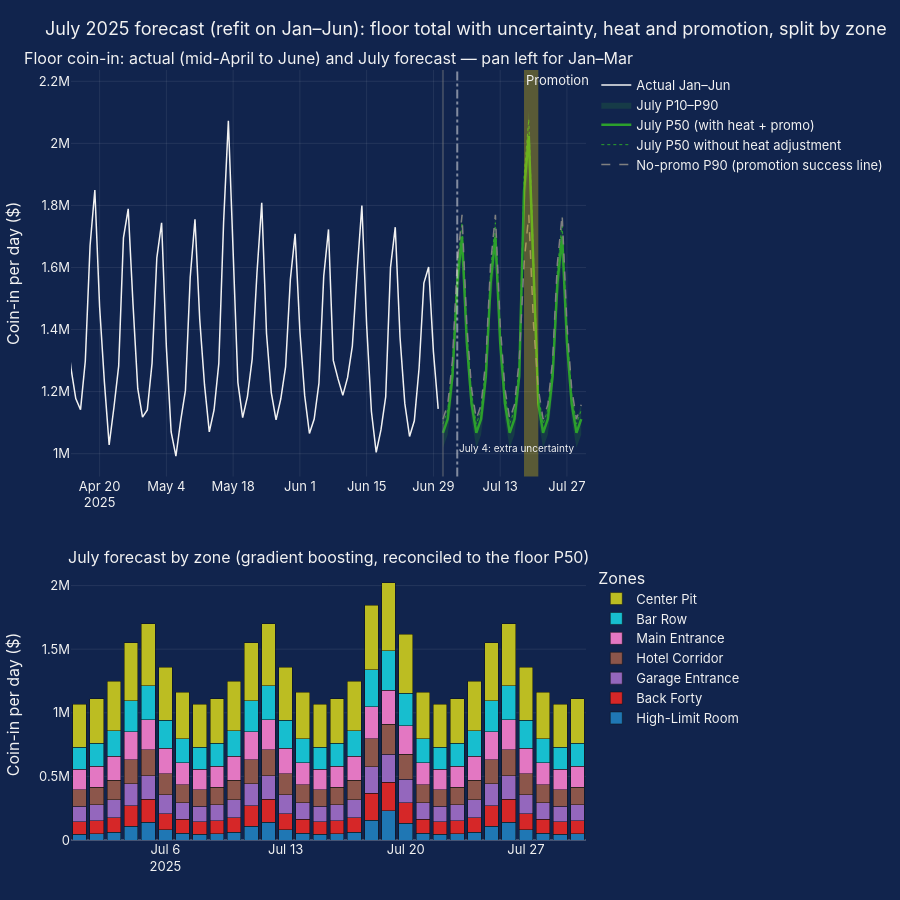

The code cell stored with this chart in its notebook:
### Markdown cell above
## 12. July 2025 forecast
Validation is done, so every model is **refit on all six months** (January–June) before forecasting July.
- **Floor total:** weekday median × event-class boost; the Jul 18–20 promotion is a *headline weekend*.
- **Uncertainty:** daily P10/P90 = day-to-day noise × month-level drift, measured on January–June.
- **Heat:** effect per °C above 30°C estimated on January–June, applied to July's **normal** high (about 41°C, NOAA 1991–2020 normals; an assumption to confirm and cite). It's a forecastable input because normals are known in advance.
- **Split by zone:** gradient boosting (bank + game + weekday + event class), refit on January–June, predicts each machine on the floor on June 30, reconciled so each day adds up to the floor P50.
- **Expected win (theo)** = forecast coin-in × each machine's designed hold (1 − RTP).

### Code cell
# July 2025 forecast: floor total (P10/P50/P90) + heat adjustment + split by zone (bottom-up ML, reconciled)
import statsmodels.formula.api as smf

JULY_NORMAL_HIGH_C = 41.0      # assumption: NOAA 1991–2020 normal July high, Las Vegas airport (~106°F) — confirm & cite
PROMO = ("2025-07-18", "2025-07-20")

# ---------- 1) Floor total: weekday median x event-class boost, refit on ALL six months ----------
fl6 = d.groupby("date").agg(coin=("coin_in_usd", "sum"), wd=("local_weekday", "first"),
                            ec=("event_class", "first"), hot=("hot_deg", "first"), rain=("rain", "first")).reset_index()
wk6 = fl6[fl6["ec"] == "none"].groupby("wd")["coin"].median()
boost6 = {c: (fl6.loc[fl6["ec"] == c, "coin"] / fl6.loc[fl6["ec"] == c, "wd"].map(wk6)).median()
          for c in ["headline weekend", "long / weekday"]}

# P10/P90: day-to-day noise x month-level drift, measured on Jan–Jun
fl6["p50"] = fl6["wd"].map(wk6) * fl6["ec"].map(boost6).fillna(1)
fl6["r"] = fl6["coin"] / fl6["p50"]
fl6["m"] = fl6["date"].dt.month
daily_noise = fl6["r"] / fl6.groupby("m")["r"].transform("median")
month_level = fl6.groupby("m")["r"].median() / fl6["r"].median()
q10, q90 = np.quantile([a * b for a in daily_noise for b in month_level], [0.10, 0.90])

# Heat effect learned from Jan–Jun (log coin-in per °C above 30°C), applied to July's normal high
m_heat = smf.ols("np.log(coin) ~ C(wd) + C(ec) + hot + rain", data=fl6).fit()
heat_per_deg = m_heat.params["hot"]
heat_factor = np.exp(heat_per_deg * max(0, JULY_NORMAL_HIGH_C - 30))

jul = pd.DataFrame({"date": pd.date_range("2025-07-01", "2025-07-30")})
jul["wd"] = jul["date"].dt.strftime("%a")
jul["ec"] = np.where(jul["date"].between(*PROMO), "headline weekend", "none")
jul["p50_no_promo"] = jul["wd"].map(wk6)
jul["p50"] = jul["p50_no_promo"] * jul["ec"].map(boost6).fillna(1)
jul["p50_heat"] = jul["p50"] * heat_factor
jul["p10"], jul["p90"] = jul["p50_heat"] * q10, jul["p50_heat"] * q90
jul["success_line"] = jul["p50_no_promo"] * heat_factor * q90          # promo must beat the no-promo P90

# ---------- 2) Split by machine and zone: gradient boosting refit on all six months, reconciled ----------
cats_j, nums_j = ["local_weekday", "theme", "bank_id", "event_class"], []
prep_j = ColumnTransformer([("cat", OneHotEncoder(handle_unknown="ignore", sparse_output=False), cats_j)])
gbm_j = make_pipeline(prep_j, HistGradientBoostingRegressor(max_iter=300, learning_rate=0.05, random_state=0))
gbm_j.fit(d[cats_j], d["y"])

last_day = d["date"].max()
floor_now = d[d["date"] == last_day][["machine_id", "zone_name", "bank_id", "theme", "configured_rtp"]]   # machines on the floor Jun 30
avail6 = d.groupby("machine_id")["available_hours"].sum() / d.groupby("machine_id")["scheduled_hours"].sum()
grid = floor_now.merge(jul[["date", "wd", "ec"]], how="cross").rename(columns={"wd": "local_weekday", "ec": "event_class"})
grid["planned_hours"] = 24 * grid["machine_id"].map(avail6).fillna(avail6.mean())
grid["raw"] = np.expm1(gbm_j.predict(grid[cats_j])) * grid["planned_hours"]
scale = jul.set_index("date")["p50_heat"] / grid.groupby("date")["raw"].sum()
grid["coin_pred"] = grid["raw"] * grid["date"].map(scale)                      # reconciled to the floor total
grid["theo_pred"] = grid["coin_pred"] * (1 - grid["configured_rtp"])           # expected win = coin-in x designed hold

# ---------- 3) Summary ----------
june = d[d["date"].dt.month == 6]
z = pd.DataFrame({"June actual coin-in": june.groupby("zone_name")["coin_in_usd"].sum(),
                  "July forecast coin-in": grid.groupby("zone_name")["coin_pred"].sum(),
                  "July forecast theo": grid.groupby("zone_name")["theo_pred"].sum()})
z["change vs June"] = (z["July forecast coin-in"] / 30) / (z["June actual coin-in"] / 30) - 1
z.loc["FLOOR"] = z.sum(numeric_only=True)
z.loc["FLOOR", "change vs June"] = (z.loc["FLOOR", "July forecast coin-in"] / 30) / (z.loc["FLOOR", "June actual coin-in"] / 30) - 1

print(f"Event boosts (Jan–Jun): headline weekend x{boost6['headline weekend']:.3f}, long/weekday x{boost6['long / weekday']:.3f}")
print(f"Heat: {np.exp(heat_per_deg) - 1:+.2%} per °C above 30°C (Jan–Jun)  ->  July at {JULY_NORMAL_HIGH_C:.0f}°C: x{heat_factor:.3f}")
print(f"Daily band: P10 {q10-1:+.1%}, P90 {q90-1:+.1%}")
print(f"\nJuly total coin-in  P50 ${jul['p50_heat'].sum()/1e6:,.1f}M   (P10 ${jul['p10'].sum()/1e6:,.1f}M – P90 ${jul['p90'].sum()/1e6:,.1f}M)"
      f"   | without heat ${jul['p50'].sum()/1e6:,.1f}M | without promo ${(jul['p50_no_promo']*heat_factor).sum()/1e6:,.1f}M")
print(f"July expected win (theo): ${grid['theo_pred'].sum()/1e6:,.2f}M")
promo = jul[jul["ec"] == "headline weekend"]
print(f"Promotion Jul 18–20: P50 ${promo['p50_heat'].sum()/1e6:,.2f}M; counts as working if actual > ${promo['success_line'].sum()/1e6:,.2f}M (no-promo P90)\n")
z_show = z.copy()
for c in z_show.columns:
    z_show[c] = z_show[c].map(lambda v: f"{v:+.1%}") if "change" in c else z_show[c].map(lambda v: f"${v:,.0f}")
display(z_show)

# ---------- 4) Chart ----------
hist = d.groupby("date")["coin_in_usd"].sum()
fig = make_subplots(rows=2, cols=1, row_heights=[0.6, 0.4], vertical_spacing=0.12,
                    subplot_titles=("Floor coin-in: actual (mid-April to June) and July forecast — pan left for Jan–Mar",
                                    "July forecast by zone (gradient boosting, reconciled to the floor P50)"))
fig.add_trace(go.Scatter(x=hist.index, y=hist, name="Actual Jan–Jun", line=dict(color=WHITE, width=1.5)), row=1, col=1)
fig.add_trace(go.Scatter(x=list(jul["date"]) + list(jul["date"][::-1]), y=list(jul["p90"]) + list(jul["p10"][::-1]),
                         fill="toself", fillcolor="rgba(44,160,44,0.18)", line=dict(width=0), name="July P10–P90"), row=1, col=1)
fig.add_trace(go.Scatter(x=jul["date"], y=jul["p50_heat"], name="July P50 (with heat + promo)",
                         line=dict(color="#2ca02c", width=2.5)), row=1, col=1)
fig.add_trace(go.Scatter(x=jul["date"], y=jul["p50"], name="July P50 without heat adjustment",
                         line=dict(color="#2ca02c", width=1, dash="dot")), row=1, col=1)
fig.add_trace(go.Scatter(x=jul["date"], y=jul["success_line"], name="No-promo P90 (promotion success line)",
                         line=dict(color="gray", width=1.5, dash="dash")), row=1, col=1)
fig.add_vrect(x0=pd.Timestamp(PROMO[0]), x1=pd.Timestamp(PROMO[1]) + pd.Timedelta(days=1), fillcolor="gold", opacity=0.3,
              line_width=0, annotation_text="Promotion", annotation_position="top left", row=1, col=1)
fig.add_vline(x=pd.Timestamp("2025-07-04"), line_dash="dashdot", line_color=WHITE, opacity=0.5, row=1, col=1)
fig.add_annotation(x=pd.Timestamp("2025-07-04"), y=hist.min(), text="July 4: extra uncertainty", showarrow=False,
                   xanchor="left", yanchor="bottom", font=dict(size=10), row=1, col=1)
fig.add_vline(x=pd.Timestamp("2025-07-01"), line_color="gray", opacity=0.4, row=1, col=1)

zone_order = grid.groupby("zone_name")["coin_pred"].sum().sort_values().index
zcols = {"Back Forty": "#d62728"}
palette = ["#1f77b4", "#ff7f0e", "#9467bd", "#8c564b", "#e377c2", "#17becf", "#bcbd22"]
for i, zn in enumerate(zone_order):
    s = grid[grid["zone_name"] == zn].groupby("date")["coin_pred"].sum()
    fig.add_trace(go.Bar(x=s.index, y=s, name=zn, marker_color=zcols.get(zn, palette[i % len(palette)]),
                         legend="legend2"), row=2, col=1)
# Two legends: line legend beside the top chart, zone legend beside the bottom chart
fig.update_layout(legend=dict(x=1.02, y=1.0, yanchor="top"),
                  legend2=dict(x=1.02, y=0.36, yanchor="top", title_text="Zones"))
fig.update_layout(barmode="stack", height=900, hovermode="x unified",
                  title="July 2025 forecast (refit on Jan–Jun): floor total with uncertainty, heat and promotion, split by zone")
fig.update_xaxes(range=[pd.Timestamp("2025-04-14"), pd.Timestamp("2025-07-31")], row=1, col=1)   # zoom; pan left to see Jan–Mar
fig.update_yaxes(title_text="Coin-in per day ($)", row=1, col=1)
fig.update_yaxes(title_text="Coin-in per day ($)", row=2, col=1)
save(fig, "july_forecast", height=900)
